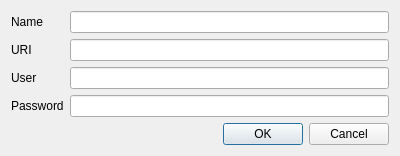
<?xml version="1.0" encoding="UTF-8"?>
<ui version="4.0">
 <class>Dialog</class>
 <widget class="QDialog" name="Dialog">
  <property name="geometry">
   <rect>
    <x>0</x>
    <y>0</y>
    <width>400</width>
    <height>145</height>
   </rect>
  </property>
  <property name="windowTitle">
   <string>R-ABLE</string>
  </property>
  <property name="windowIcon">
   <iconset resource="../resources/resources.qrc">
    <normaloff>:/plugins/r_able/icon.png</normaloff>:/plugins/r_able/icon.png</iconset>
  </property>
  <layout class="QFormLayout" name="formLayout">
   <item row="2" column="0">
    <widget class="QLabel" name="user_label">
     <property name="text">
      <string>User</string>
     </property>
    </widget>
   </item>
   <item row="2" column="1">
    <widget class="QLineEdit" name="user_input"/>
   </item>
   <item row="3" column="0">
    <widget class="QLabel" name="password_label">
     <property name="text">
      <string>Password</string>
     </property>
    </widget>
   </item>
   <item row="3" column="1">
    <widget class="QLineEdit" name="password_input">
     <property name="echoMode">
      <enum>QLineEdit::Password</enum>
     </property>
    </widget>
   </item>
   <item row="4" column="1">
    <widget class="QDialogButtonBox" name="button_box">
     <property name="standardButtons">
      <set>QDialogButtonBox::Cancel|QDialogButtonBox::Ok</set>
     </property>
    </widget>
   </item>
   <item row="0" column="0">
    <widget class="QLabel" name="name_label">
     <property name="text">
      <string>Name</string>
     </property>
    </widget>
   </item>
   <item row="0" column="1">
    <widget class="QLineEdit" name="name_input"/>
   </item>
   <item row="1" column="0">
    <widget class="QLabel" name="uri_label">
     <property name="text">
      <string>URI</string>
     </property>
    </widget>
   </item>
   <item row="1" column="1">
    <widget class="QLineEdit" name="uri_input"/>
   </item>
  </layout>
 </widget>
 <tabstops>
  <tabstop>name_input</tabstop>
  <tabstop>uri_input</tabstop>
  <tabstop>user_input</tabstop>
  <tabstop>password_input</tabstop>
 </tabstops>
 <resources>
  <include location="../resources/resources.qrc"/>
 </resources>
 <connections/>
</ui>
